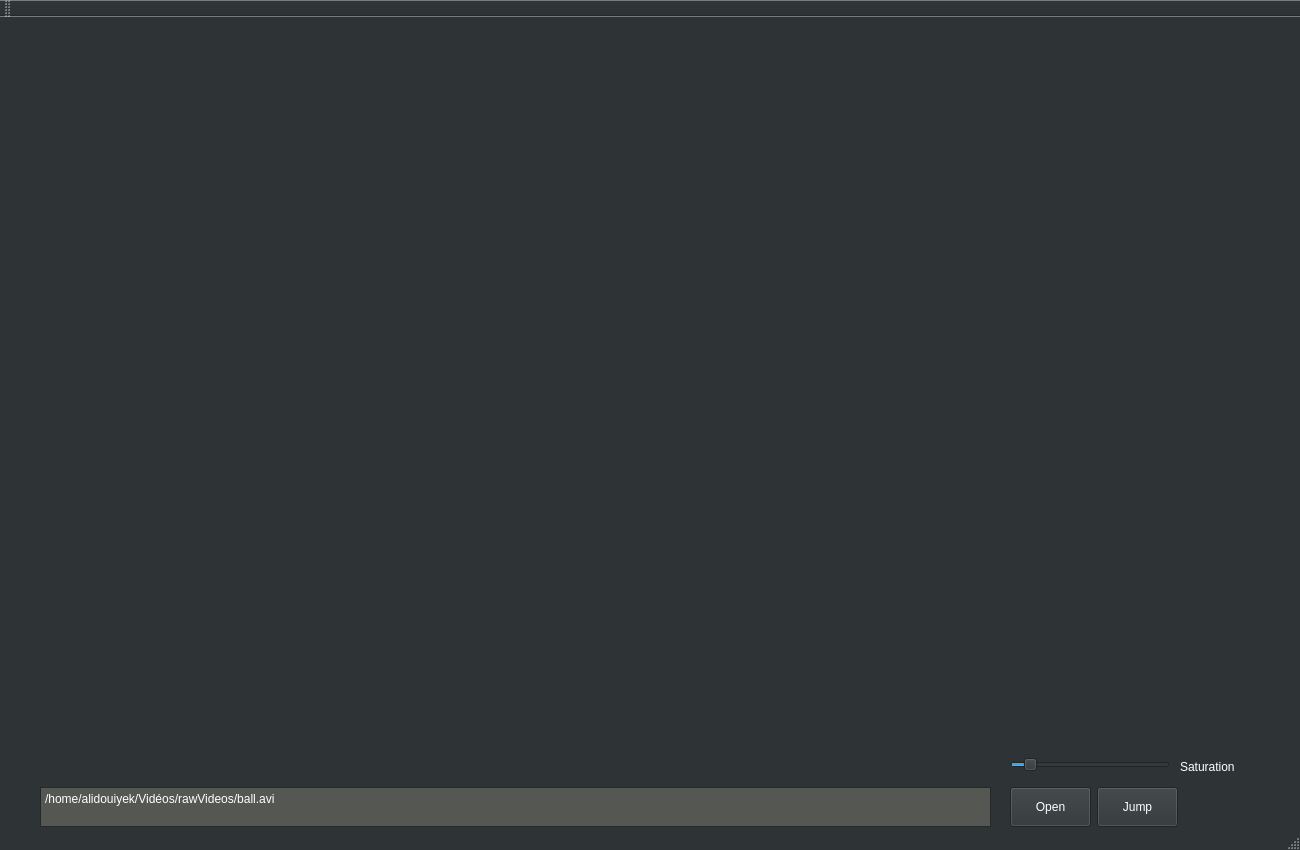
<?xml version="1.0" encoding="UTF-8"?>
<ui version="4.0">
 <class>MainWindow</class>
 <widget class="QMainWindow" name="MainWindow">
  <property name="geometry">
   <rect>
    <x>0</x>
    <y>0</y>
    <width>1300</width>
    <height>850</height>
   </rect>
  </property>
  <property name="sizePolicy">
   <sizepolicy hsizetype="Fixed" vsizetype="Fixed">
    <horstretch>0</horstretch>
    <verstretch>0</verstretch>
   </sizepolicy>
  </property>
  <property name="palette">
   <palette>
    <active>
     <colorrole role="WindowText">
      <brush brushstyle="SolidPattern">
       <color alpha="255">
        <red>255</red>
        <green>255</green>
        <blue>255</blue>
       </color>
      </brush>
     </colorrole>
     <colorrole role="Button">
      <brush brushstyle="SolidPattern">
       <color alpha="255">
        <red>46</red>
        <green>52</green>
        <blue>54</blue>
       </color>
      </brush>
     </colorrole>
     <colorrole role="Light">
      <brush brushstyle="SolidPattern">
       <color alpha="255">
        <red>69</red>
        <green>78</green>
        <blue>81</blue>
       </color>
      </brush>
     </colorrole>
     <colorrole role="Midlight">
      <brush brushstyle="SolidPattern">
       <color alpha="255">
        <red>57</red>
        <green>65</green>
        <blue>67</blue>
       </color>
      </brush>
     </colorrole>
     <colorrole role="Dark">
      <brush brushstyle="SolidPattern">
       <color alpha="255">
        <red>23</red>
        <green>26</green>
        <blue>27</blue>
       </color>
      </brush>
     </colorrole>
     <colorrole role="Mid">
      <brush brushstyle="SolidPattern">
       <color alpha="255">
        <red>30</red>
        <green>34</green>
        <blue>36</blue>
       </color>
      </brush>
     </colorrole>
     <colorrole role="Text">
      <brush brushstyle="SolidPattern">
       <color alpha="255">
        <red>255</red>
        <green>255</green>
        <blue>255</blue>
       </color>
      </brush>
     </colorrole>
     <colorrole role="BrightText">
      <brush brushstyle="SolidPattern">
       <color alpha="255">
        <red>255</red>
        <green>255</green>
        <blue>255</blue>
       </color>
      </brush>
     </colorrole>
     <colorrole role="ButtonText">
      <brush brushstyle="SolidPattern">
       <color alpha="255">
        <red>255</red>
        <green>255</green>
        <blue>255</blue>
       </color>
      </brush>
     </colorrole>
     <colorrole role="Base">
      <brush brushstyle="SolidPattern">
       <color alpha="255">
        <red>85</red>
        <green>87</green>
        <blue>83</blue>
       </color>
      </brush>
     </colorrole>
     <colorrole role="Window">
      <brush brushstyle="SolidPattern">
       <color alpha="255">
        <red>46</red>
        <green>52</green>
        <blue>54</blue>
       </color>
      </brush>
     </colorrole>
     <colorrole role="Shadow">
      <brush brushstyle="SolidPattern">
       <color alpha="255">
        <red>0</red>
        <green>0</green>
        <blue>0</blue>
       </color>
      </brush>
     </colorrole>
     <colorrole role="AlternateBase">
      <brush brushstyle="SolidPattern">
       <color alpha="255">
        <red>23</red>
        <green>26</green>
        <blue>27</blue>
       </color>
      </brush>
     </colorrole>
     <colorrole role="ToolTipBase">
      <brush brushstyle="SolidPattern">
       <color alpha="255">
        <red>255</red>
        <green>255</green>
        <blue>220</blue>
       </color>
      </brush>
     </colorrole>
     <colorrole role="ToolTipText">
      <brush brushstyle="SolidPattern">
       <color alpha="255">
        <red>0</red>
        <green>0</green>
        <blue>0</blue>
       </color>
      </brush>
     </colorrole>
    </active>
    <inactive>
     <colorrole role="WindowText">
      <brush brushstyle="SolidPattern">
       <color alpha="255">
        <red>255</red>
        <green>255</green>
        <blue>255</blue>
       </color>
      </brush>
     </colorrole>
     <colorrole role="Button">
      <brush brushstyle="SolidPattern">
       <color alpha="255">
        <red>46</red>
        <green>52</green>
        <blue>54</blue>
       </color>
      </brush>
     </colorrole>
     <colorrole role="Light">
      <brush brushstyle="SolidPattern">
       <color alpha="255">
        <red>69</red>
        <green>78</green>
        <blue>81</blue>
       </color>
      </brush>
     </colorrole>
     <colorrole role="Midlight">
      <brush brushstyle="SolidPattern">
       <color alpha="255">
        <red>57</red>
        <green>65</green>
        <blue>67</blue>
       </color>
      </brush>
     </colorrole>
     <colorrole role="Dark">
      <brush brushstyle="SolidPattern">
       <color alpha="255">
        <red>23</red>
        <green>26</green>
        <blue>27</blue>
       </color>
      </brush>
     </colorrole>
     <colorrole role="Mid">
      <brush brushstyle="SolidPattern">
       <color alpha="255">
        <red>30</red>
        <green>34</green>
        <blue>36</blue>
       </color>
      </brush>
     </colorrole>
     <colorrole role="Text">
      <brush brushstyle="SolidPattern">
       <color alpha="255">
        <red>255</red>
        <green>255</green>
        <blue>255</blue>
       </color>
      </brush>
     </colorrole>
     <colorrole role="BrightText">
      <brush brushstyle="SolidPattern">
       <color alpha="255">
        <red>255</red>
        <green>255</green>
        <blue>255</blue>
       </color>
      </brush>
     </colorrole>
     <colorrole role="ButtonText">
      <brush brushstyle="SolidPattern">
       <color alpha="255">
        <red>255</red>
        <green>255</green>
        <blue>255</blue>
       </color>
      </brush>
     </colorrole>
     <colorrole role="Base">
      <brush brushstyle="SolidPattern">
       <color alpha="255">
        <red>85</red>
        <green>87</green>
        <blue>83</blue>
       </color>
      </brush>
     </colorrole>
     <colorrole role="Window">
      <brush brushstyle="SolidPattern">
       <color alpha="255">
        <red>46</red>
        <green>52</green>
        <blue>54</blue>
       </color>
      </brush>
     </colorrole>
     <colorrole role="Shadow">
      <brush brushstyle="SolidPattern">
       <color alpha="255">
        <red>0</red>
        <green>0</green>
        <blue>0</blue>
       </color>
      </brush>
     </colorrole>
     <colorrole role="AlternateBase">
      <brush brushstyle="SolidPattern">
       <color alpha="255">
        <red>23</red>
        <green>26</green>
        <blue>27</blue>
       </color>
      </brush>
     </colorrole>
     <colorrole role="ToolTipBase">
      <brush brushstyle="SolidPattern">
       <color alpha="255">
        <red>255</red>
        <green>255</green>
        <blue>220</blue>
       </color>
      </brush>
     </colorrole>
     <colorrole role="ToolTipText">
      <brush brushstyle="SolidPattern">
       <color alpha="255">
        <red>0</red>
        <green>0</green>
        <blue>0</blue>
       </color>
      </brush>
     </colorrole>
    </inactive>
    <disabled>
     <colorrole role="WindowText">
      <brush brushstyle="SolidPattern">
       <color alpha="255">
        <red>23</red>
        <green>26</green>
        <blue>27</blue>
       </color>
      </brush>
     </colorrole>
     <colorrole role="Button">
      <brush brushstyle="SolidPattern">
       <color alpha="255">
        <red>46</red>
        <green>52</green>
        <blue>54</blue>
       </color>
      </brush>
     </colorrole>
     <colorrole role="Light">
      <brush brushstyle="SolidPattern">
       <color alpha="255">
        <red>69</red>
        <green>78</green>
        <blue>81</blue>
       </color>
      </brush>
     </colorrole>
     <colorrole role="Midlight">
      <brush brushstyle="SolidPattern">
       <color alpha="255">
        <red>57</red>
        <green>65</green>
        <blue>67</blue>
       </color>
      </brush>
     </colorrole>
     <colorrole role="Dark">
      <brush brushstyle="SolidPattern">
       <color alpha="255">
        <red>23</red>
        <green>26</green>
        <blue>27</blue>
       </color>
      </brush>
     </colorrole>
     <colorrole role="Mid">
      <brush brushstyle="SolidPattern">
       <color alpha="255">
        <red>30</red>
        <green>34</green>
        <blue>36</blue>
       </color>
      </brush>
     </colorrole>
     <colorrole role="Text">
      <brush brushstyle="SolidPattern">
       <color alpha="255">
        <red>23</red>
        <green>26</green>
        <blue>27</blue>
       </color>
      </brush>
     </colorrole>
     <colorrole role="BrightText">
      <brush brushstyle="SolidPattern">
       <color alpha="255">
        <red>255</red>
        <green>255</green>
        <blue>255</blue>
       </color>
      </brush>
     </colorrole>
     <colorrole role="ButtonText">
      <brush brushstyle="SolidPattern">
       <color alpha="255">
        <red>23</red>
        <green>26</green>
        <blue>27</blue>
       </color>
      </brush>
     </colorrole>
     <colorrole role="Base">
      <brush brushstyle="SolidPattern">
       <color alpha="255">
        <red>46</red>
        <green>52</green>
        <blue>54</blue>
       </color>
      </brush>
     </colorrole>
     <colorrole role="Window">
      <brush brushstyle="SolidPattern">
       <color alpha="255">
        <red>46</red>
        <green>52</green>
        <blue>54</blue>
       </color>
      </brush>
     </colorrole>
     <colorrole role="Shadow">
      <brush brushstyle="SolidPattern">
       <color alpha="255">
        <red>0</red>
        <green>0</green>
        <blue>0</blue>
       </color>
      </brush>
     </colorrole>
     <colorrole role="AlternateBase">
      <brush brushstyle="SolidPattern">
       <color alpha="255">
        <red>46</red>
        <green>52</green>
        <blue>54</blue>
       </color>
      </brush>
     </colorrole>
     <colorrole role="ToolTipBase">
      <brush brushstyle="SolidPattern">
       <color alpha="255">
        <red>255</red>
        <green>255</green>
        <blue>220</blue>
       </color>
      </brush>
     </colorrole>
     <colorrole role="ToolTipText">
      <brush brushstyle="SolidPattern">
       <color alpha="255">
        <red>0</red>
        <green>0</green>
        <blue>0</blue>
       </color>
      </brush>
     </colorrole>
    </disabled>
   </palette>
  </property>
  <property name="windowTitle">
   <string>COQO Player  (Cuda OpenCV Qt OpenGL )</string>
  </property>
  <widget class="QWidget" name="centralWidget">
   <widget class="GLWidget" name="m_glwidget" native="true">
    <property name="geometry">
     <rect>
      <x>10</x>
      <y>10</y>
      <width>1280</width>
      <height>720</height>
     </rect>
    </property>
    <property name="styleSheet">
     <string notr="true"/>
    </property>
   </widget>
   <widget class="QPushButton" name="jumpButton">
    <property name="geometry">
     <rect>
      <x>1097</x>
      <y>770</y>
      <width>81</width>
      <height>40</height>
     </rect>
    </property>
    <property name="text">
     <string>Jump</string>
    </property>
   </widget>
   <widget class="QPushButton" name="openButton">
    <property name="geometry">
     <rect>
      <x>1010</x>
      <y>770</y>
      <width>81</width>
      <height>40</height>
     </rect>
    </property>
    <property name="text">
     <string>Open</string>
    </property>
   </widget>
   <widget class="QTextEdit" name="pathTextBox">
    <property name="geometry">
     <rect>
      <x>40</x>
      <y>770</y>
      <width>951</width>
      <height>40</height>
     </rect>
    </property>
    <property name="html">
     <string>&lt;!DOCTYPE HTML PUBLIC &quot;-//W3C//DTD HTML 4.0//EN&quot; &quot;http://www.w3.org/TR/REC-html40/strict.dtd&quot;&gt;
&lt;html&gt;&lt;head&gt;&lt;meta name=&quot;qrichtext&quot; content=&quot;1&quot; /&gt;&lt;style type=&quot;text/css&quot;&gt;
p, li { white-space: pre-wrap; }
&lt;/style&gt;&lt;/head&gt;&lt;body style=&quot; font-family:'Noto Sans CJK JP Medium'; font-size:9pt; font-weight:400; font-style:normal;&quot;&gt;
&lt;p style=&quot; margin-top:0px; margin-bottom:0px; margin-left:0px; margin-right:0px; -qt-block-indent:0; text-indent:0px;&quot;&gt;/home/alidouiyek/Vidéos/rawVideos/ball.avi&lt;/p&gt;&lt;/body&gt;&lt;/html&gt;</string>
    </property>
   </widget>
   <widget class="QSlider" name="satSlider">
    <property name="geometry">
     <rect>
      <x>1010</x>
      <y>740</y>
      <width>160</width>
      <height>16</height>
     </rect>
    </property>
    <property name="minimum">
     <number>1</number>
    </property>
    <property name="maximum">
     <number>100</number>
    </property>
    <property name="singleStep">
     <number>2</number>
    </property>
    <property name="value">
     <number>10</number>
    </property>
    <property name="orientation">
     <enum>Qt::Horizontal</enum>
    </property>
   </widget>
   <widget class="QLabel" name="satLabel">
    <property name="geometry">
     <rect>
      <x>1180</x>
      <y>739</y>
      <width>121</width>
      <height>21</height>
     </rect>
    </property>
    <property name="text">
     <string>Saturation</string>
    </property>
   </widget>
   <zorder>jumpButton</zorder>
   <zorder>openButton</zorder>
   <zorder>pathTextBox</zorder>
   <zorder>satSlider</zorder>
   <zorder>satLabel</zorder>
   <zorder>m_glwidget</zorder>
  </widget>
  <widget class="QMenuBar" name="menuBar">
   <property name="geometry">
    <rect>
     <x>0</x>
     <y>0</y>
     <width>1300</width>
     <height>20</height>
    </rect>
   </property>
  </widget>
  <widget class="QToolBar" name="mainToolBar">
   <attribute name="toolBarArea">
    <enum>TopToolBarArea</enum>
   </attribute>
   <attribute name="toolBarBreak">
    <bool>false</bool>
   </attribute>
  </widget>
  <widget class="QStatusBar" name="statusBar"/>
 </widget>
 <layoutdefault spacing="6" margin="11"/>
 <customwidgets>
  <customwidget>
   <class>GLWidget</class>
   <extends>QWidget</extends>
   <header location="global">glwidget.h</header>
   <container>1</container>
  </customwidget>
 </customwidgets>
 <resources/>
 <connections/>
</ui>
